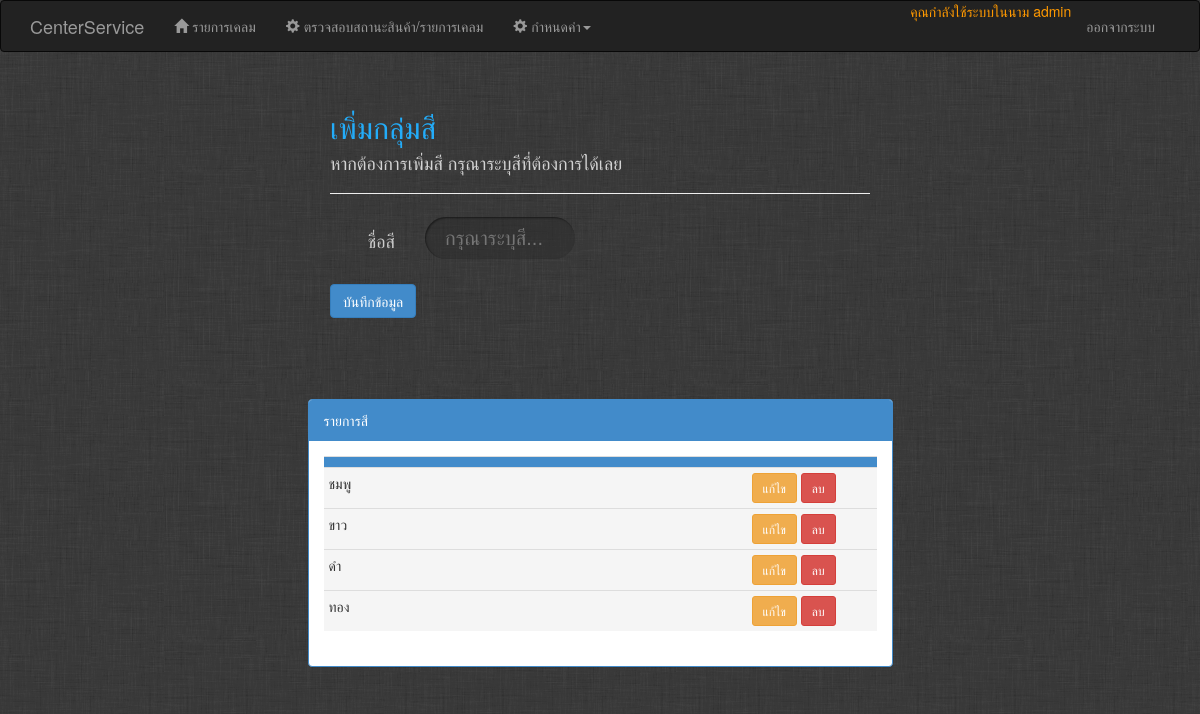
The page /Admin/admin_colors.php (signed in) on the database its author committed.
### tables this page shows
CREATE TABLE IF NOT EXISTS `colors` (
  `id` int(11) NOT NULL AUTO_INCREMENT COMMENT 'รหัส',
  `color` varchar(100) NOT NULL COMMENT 'สี',
  PRIMARY KEY (`id`)
);

### Admin/admin_colors.php (the view, shortened to what this page needs)
<?php
include 'header.php';
include 'nav.php';
include '../dbconn.php';
$color=null;
$sql = "SELECT * FROM colors ORDER BY id DESC";
$result = $conn->query($sql);
?>
<div class="jumbotron" style="background-image: url(./pic/bg.png); margin-top: -30px ">
<div class="container">
    <div class="row">
        <div class="col-md-3"></div>
        <div class="col-md-6" >
          <h2 style="color:rgb(35, 172, 249)">เพิ่มกลุ่มสี</h2>
          <h4 style="color: rgba(211,211,211,1)">หากต้องการเพิ่มสี กรุณาระบุสีที่ต้องการได้เลย</h4><hr />
<form method="post" action="<?php echo $_SERVER['PHP_SELF'];?>" class="form-horizontal">
    <div class="form-group">
                <label class="control-label col-md-2" for="c-color" style="color:rgb(203, 203, 203)"><h4>ชื่อสี</h4></label>
                <div class="col-md-10">
                <input id="c-color" class="button" placeholder="กรุณาระบุสี..." type="text" name="c[color]" value="<?php echo $color;?>" required="required">
                </div>
            </div>
        <input type="submit" value="บันทึกข้อมูล" class="btn btn-primary">
</form>
</div>
</div>
</div>
</div>
<div class="row">
  <div class="col-md-3">
  </div>
  <div class="col-md-6">
<div class="panel panel-primary">
  <div class="panel-heading">รายการสี</div>
  <div class="panel-body">
  <table class="table table-condensed">
      <tr class="btn-primary">
          <th width="70%"></th>
          <th width="30%"></th>
      </tr>
      <?php while($rs=mysqli_fetch_array($result)){?>
      <tr class="active">
          <td><?php echo $rs['color'];?></td>
          <td>
            <center>
              <a href="<?php echo $_SERVER['PHP_SELF'];?>?eid=<?php echo $rs['id'];?>" class="btn btn-sm btn-warning">แก้ไข</a>
              <a href="<?php echo $_SERVER['PHP_SELF'];?>?did=<?php echo $rs['id'];?>" class="btn btn-sm btn-danger" onclick="return confirm('แน่ใจนะว่าต้องการลบ?');">ลบ</a>
            </center>
        </td>
      </tr>
      <?php }?>
  </table>
  </div>
</div>
</div>
<div class="col-md-3">
</div>
</div>
</div>
<?php
include '../footer.php';
?>

### Admin/assets/css/cssbuton.css (style rules this page uses)
.button { display: inline-block; -webkit-box-sizing: border-box; -moz-box-sizing: border-box; box-sizing: border-box; width: 150px; height: 42px; cursor: pointer; top: 0; right: 0; bottom: 0; left: 0; padding: 0 20px; overflow: hidden; border: none; -webkit-border-radius: 21px; border-radius: 21px; font: normal 20px/normal "Antic", Helvetica, sans-serif; color: rgba(140,140,140,1); text-decoration: normal; -o-text-overflow: ellipsis; text-overflow: ellipsis; background: rgba(40,40,40,0.4); -webkit-box-shadow: 1px 1px 2px 0 rgba(0,0,0,0.5) inset; box-shadow: 1px 1px 2px 0 rgba(0,0,0,0.5) inset; -webkit-transition: all 502ms cubic-bezier(0.68, -0.75, 0.265, 1.75); -moz-transition: all 502ms cubic-bezier(0.68, -0.75, 0.265, 1.75); -o-transition: all 502ms cubic-bezier(0.68, -0.75, 0.265, 1.75); transition: all 502ms cubic-bezier(0.68, -0.75, 0.265, 1.75); }

### rows shown on the page
colors: color "ชมพู"
colors: color "ขาว"
colors: color "ดำ"
colors: color "ทอง"

### other values the page prints
$_SESSION['user']['username'] "admin"
